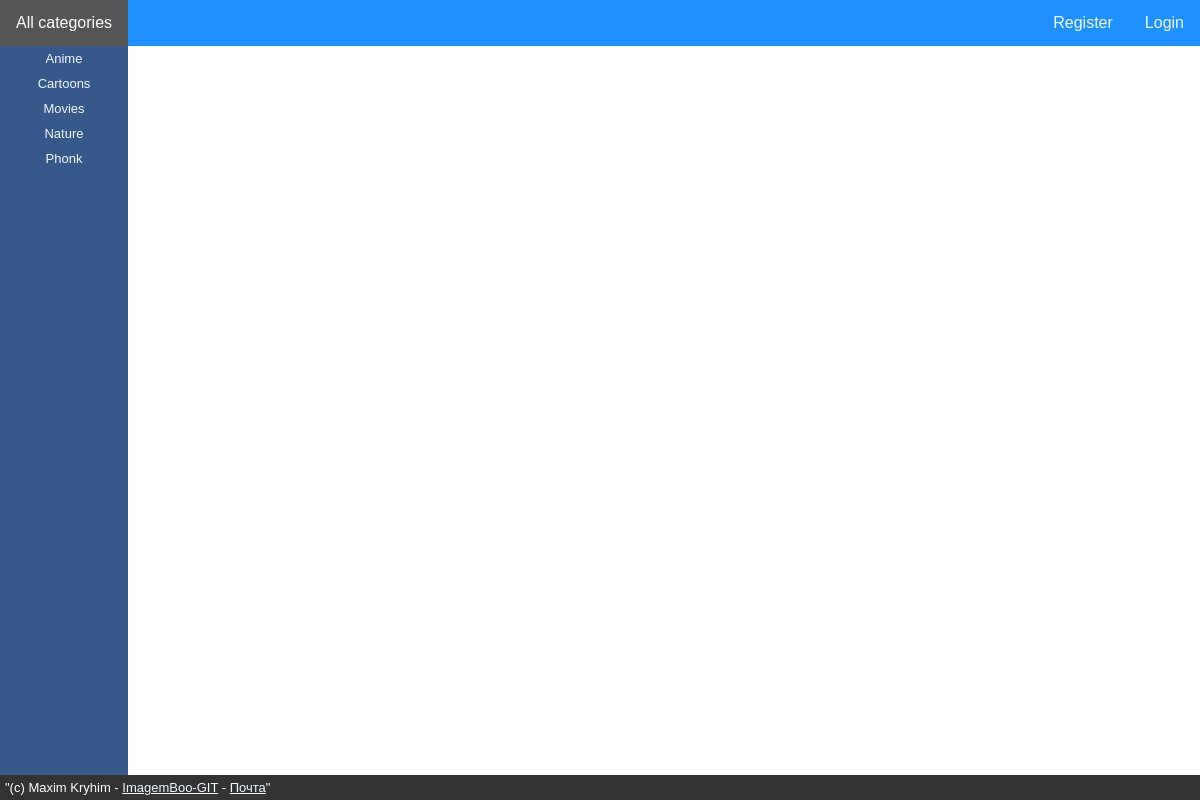
/Anime/, run on an earlier commit of the app's database.
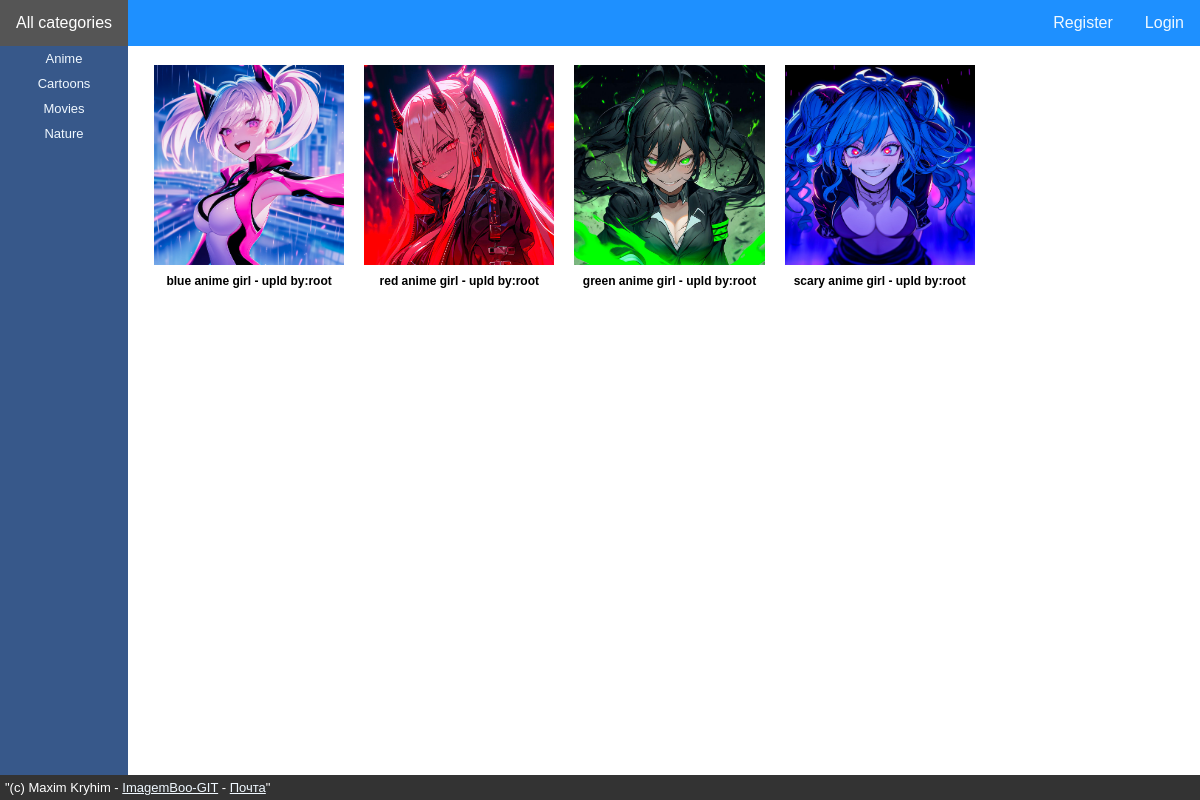
And on a later commit of the database.
### main/models.py (models this page shows, shortened)
class Category(models.Model):
    name = models.CharField(max_length=64, verbose_name="Image Category")
    created_at = models.DateTimeField(auto_now_add=True)
    class Meta:
        verbose_name = "Image Category"
        verbose_name_plural = "Image Category"
        ordering = ["name"] # Sort by name

class Image(models.Model):
    file = models.ImageField(upload_to="uploads/%Y/%m/%d")
    description = models.TextField(blank=True, verbose_name='Description')
    delete = models.BooleanField(default=False)
    uploaded_at = models.DateTimeField(auto_now_add=True)
    updated_at = models.DateTimeField(auto_now=True)
    deleted_at = models.DateTimeField(auto_now=True)
    category = models.ForeignKey(Category, to_field='id',null=True,on_delete=models.SET_NULL, related_name='image_category', verbose_name="Image Category" )
    user = models.ForeignKey(get_user_model(),on_delete=models.CASCADE, related_name='image_user', null = True, default=None, verbose_name="Image Uploader")
    class Meta:
        verbose_name = "Image"
        verbose_name_plural = "Image"
        ordering = ["uploaded_at"] # Sort by Upload date

### main/views.py (the view)
# urls.py: path("<str:category_name>/", ImagesListByCategory.as_view(), name='images_by_category'),
class ImagesListByCategory(ListView):
    model = Image
    template_name = 'main/image_view.html'
    def get_queryset(self):
        category_name = self.kwargs['category_name']
        category_selected = get_object_or_404(Category, name=category_name)
        return Image.objects.filter(category=category_selected)

### main/context_processors.py (called while the page is built)
def side_menu(request):
    side_menu_categories = Category.objects.all()
    return {'side_menu_categories': side_menu_categories}

### main/templates/main/image_view.html
{% extends 'main/base.html' %}
{% block content %}
<div class="image-grid">
    {% for image in object_list %}
    <div class="image-container">
        <img src="{{ image.file.url }}" alt="{{ image.description }}">
        <h1 class="image-description">{{ image.description }} - upld by:{{ image.user }}</h1>
    </div>
    {% endfor %}
</div>
{% endblock %}

### main/templates/main/base.html (shortened to what this page needs)
{% load static %}
<!DOCTYPE html>
<html>
  <head>
    <link rel="stylesheet" href="{% static 'main/style.css' %}" />
  </head>
  <body>
    {% include "main/menu.html" %} {% include "main/sidemenu.html" %}
    <div class="content">
      {% block content %}
      {% endblock %}
    </div>
    <div class="footer">{% include "main/footer.html" %}</div>
  </body>
</html>

### main/templates/main/menu.html
<div class="menu">
  <a href="/">All categories</a>
  {% if user.is_superuser %}
  <a href="/users/logout" class="right">Exit</a>
  <a href="/admin" class="right">Login as: {{ user.username }}</a>
  {% elif user.is_authenticated %}
  <a href="/add">Upload picture</a>
  <a href="/userpictures">My pictures</a>
  <a href="/users/logout" class="right">Exit</a>
  <a href="#userpanel" class="right">Login as: {{ user.username }}</a>
{% else %}
  <a href="/users/login" class="right">Login</a>
  <a href="/users/register" class="right">Register</a>
{% endif %}
</div>

### main/templates/main/sidemenu.html
<div class="sidemenu">
  <ul>
    {% for category in side_menu_categories %}
    <li><a href="{% url 'images_by_category' category.name %}">{{ category.name }}</a></li>
    {% endfor %}
  </ul>
</div>

### main/templates/main/footer.html
<div>"(c) Maxim Kryhim - <a href="https://github.com/Mas1anGrodno/ImagemBoo">ImagemBoo-GIT</a> - <a href="mailto:kryhin.amzn@gmail.com">Почта</a>"</div>

### main/static/main/style.css (style rules this page uses)
body { margin: 0; font-family: 'Futura', sans-serif; }
.content { margin-left: 139px; margin-top: 50px; padding: 10px; box-sizing: border-box; }
.image-grid { display: grid; grid-template-columns: repeat(auto-fill, minmax(200px, 1fr)); gap: 10px; }
.image-container { padding: 5px; box-sizing: border-box; }
.image-grid img { width: 100%; height: 200px; object-fit: cover; }
.image-description { text-align: center; font-family: 'Futura', sans-serif; font-size: 12px; color: black; margin-top: 5px; }
.menu { background-color: #1E90FF; overflow: hidden; position: fixed; top: 0; width: 100%; z-index: 1000; }
.menu a { float: left; display: block; color: #F0F8FF; text-align: center; padding: 14px 16px; text-decoration: none; }
.menu a.right { float: right; }
.sidemenu { height: 100%; width: 128px; position: fixed; top: 46px; left: 0; background-color: #37588a; padding-top: 0px; }
.sidemenu ul { list-style-type: none; padding: 0; margin: 0; }
.sidemenu li { width: 100%; }
.sidemenu a { padding-top: 5px; padding-bottom: 5px; text-decoration: none; font-size: 13px; color: #F0F8FF; text-align: center; display: block; width: 100%; box-sizing: border-box; }
.footer { background-color: #333; font-family: 'Futura', sans-serif; color: #fff; font-size: 13px; padding: 5px; text-align: left; position: fixed; bottom: 0; width: 100%; }
.footer a:link { color: #F0F8FF; }

What changed in the data, as far as the page shows it:
removed Category: name "Phonk"
added Image: file (picture), description "blue anime girl", user "root"
added Image: file (picture), description "red anime girl", user "root"
added Image: file (picture), description "green anime girl", user "root"
added Image: file (picture), description "scary anime girl", user "root"
